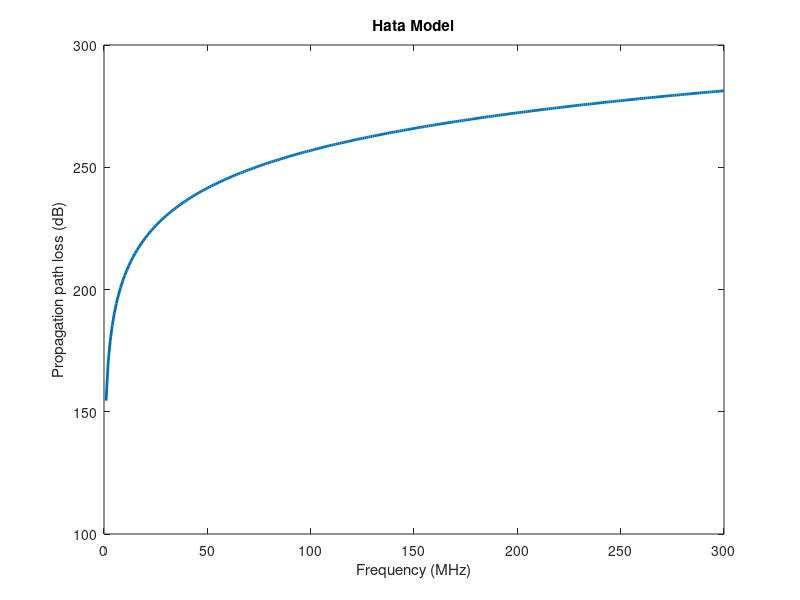

This figure's MATLAB source:
clc;
clear all;
close all;

f=1:1:300;
Hte=100; %txr antenna height
Hre=5; %rxr antenna height
d=20000; %T-R distance
city_type=1
for i=1:length(f)
    if(city_type==1) %1 for small city
        a_Hre=0.8+((1.1.*log(f(i)))-0.7).*(Hre)-1.56.*log(f(i));
    else
        if(f(i)>=150 && f(i)<=200) %large city
            a_Hre=8.29.*(log(1.54*Hre)).*2-1.1; %f<=300MHz
        else if(f(i)>200 && f(i)<=200)
            a_Hre=3.2.*log((11.75*Hre)).*2-4.97; %f>=300MHz
        end
        end
    end
    L50(1,i)=69.55+26.16.*log(f(i))-13.82.*log(Hte)-a_Hre+(44.9-6.55.*log(Hte)).*log(d); %path loss
end
    plot(f,L50,'LineWidth',2)
    xlabel('Frequency (MHz)')
    ylabel('Propagation path loss (dB)')
    title('Hata Model');    
